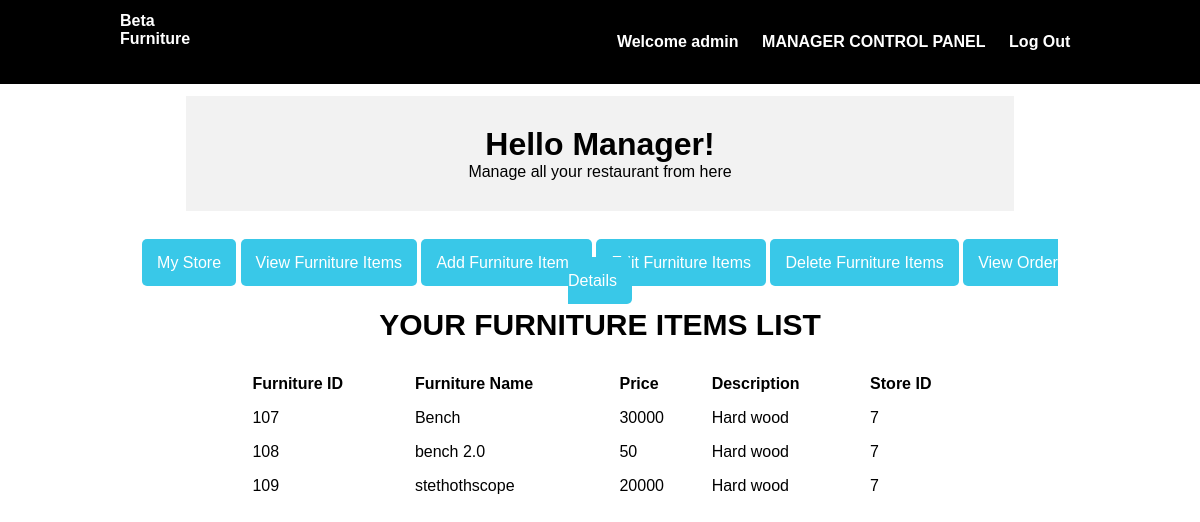
The page /view_furniture_items.php (signed in) on the database its author committed.
### tables this page shows
CREATE TABLE `furniture` (
  `F_ID` int(30) NOT NULL,
  `name` varchar(30) NOT NULL,
  `price` int(30) NOT NULL,
  `description` varchar(200) NOT NULL,
  `R_ID` int(30) NOT NULL,
  `images_path` varchar(200) NOT NULL,
  `options` varchar(10) NOT NULL DEFAULT 'ENABLE'
);

### view_furniture_items.php (the view, shortened to what this page needs)
<?php
include('session_m.php');
require "./nav.php";
?>
<div class="container">
    <div class="jumbotron">
     <h1>Hello Manager! </h1>
     <p>Manage all your restaurant from here</p>
    </div>
    </div>
<div class="container">
    <div class="container">
    </div>
    	<div class="col-xs-3" style="text-align: center;">
    	<div class="list-group">
    		<a href="mystore.php" class="list-group-item active  btn-info ">My Store</a>
    		<a href="view_furniture_items.php" class="list-group-item   btn-info ">View Furniture Items</a>
    		<a href="add_furniture_items.php" class="list-group-item   btn-info ">Add Furniture Items</a>
    		<a href="edit_furniture_items.php" class="list-group-item   btn-info ">Edit Furniture Items</a>
    		<a href="delete_furniture_items.php" class="list-group-item   btn-info ">Delete Furniture Items</a>
        <a href="view_order_details.php" class="list-group-item btn-info ">View Order Details</a>
    	</div>
    </div>
    <div class="col-xs-9">
      <div class="form-area" style="padding: 0px 100px 100px 100px;">
        <form action="" method="POST">
        <br style="clear: both">
          <h3 style="margin-bottom: 25px; text-align: center; font-size: 30px;"> YOUR FURNITURE ITEMS LIST </h3>
<?php
$user_check=$_SESSION['login_user1'];
$sql = "SELECT * FROM furniture f WHERE f.R_ID IN (SELECT r.R_ID FROM stores r WHERE r.M_ID='$user_check')AND options='ENABLE' ORDER BY F_ID";
$result = mysqli_query($conn, $sql);
if (mysqli_num_rows($result) > 0)
{
  ?>
  <table class="table table-striped">
    <thead class="thead-dark">
      <tr>
        <th>  </th>
        <th> Furniture ID </th>
        <th> Furniture Name </th>
        <th> Price </th>
        <th> Description </th>
        <th> Store ID </th>
      </tr>
    </thead>
    <?PHP
      while($row = mysqli_fetch_assoc($result)){
    ?>
  <tbody>
    <tr>
      <td> <span class="glyphicon glyphicon-menu-right"></span> </td>
      <td><?php echo $row["F_ID"]; ?></td>
      <td><?php echo $row["name"]; ?></td>
      <td><?php echo $row["price"]; ?></td>
      <td><?php echo $row["description"]; ?></td>
      <td><?php echo $row["R_ID"]; ?></td>
    </tr>
  </tbody>
  <?php } ?>
  </table>
    <br>
  <?php } else { ?>
  <h4><center>0 RESULTS</center> </h4>
  <?php } ?>
        </form>
        </div>
    </div>
</div>
<br>
<br>
<br>
<br>
  </body>
</html>

### css/styles.css (style rules this page uses)
* { margin: 0 0; padding: 0 0; font-family: Arial, Helvetica, sans-serif; }
.container { width: 80%; margin: 0 auto; padding: 1%; }
a { color: #ffffff; text-decoration: none; }
.btn-info { padding: 15px; padding: 15px; background-color: #39c8e8; color: white; cursor: pointer; border-radius: 5px; }
h3 { font-size: 1.5rem; }
table { border-collapse: collapse; width: 100%; }
th, td { text-align: left; padding: 8px; }
.jumbotron { background-color:#f2f2f2; text-align: center; width: 80%; margin: auto; padding: 30px; }
@media only screen and (min-width:658px) { .btn-info { font-size: medium; width: 100%; margin: auto; } }
@media only screen and (min-width:658px) { .list-group { width: 100%; margin: auto; padding: 0; display: inline-block; } }

### rows shown on the page
furniture: F_ID "107", name "Bench", price "30000", description "Hard wood", R_ID "7"
furniture: F_ID "108", name "bench 2.0", price "50", description "Hard wood", R_ID "7"
furniture: F_ID "109", name "stethothscope", price "20000", description "Hard wood", R_ID "7"

### other values the page prints
$_SESSION['login_user1'] "admin"
